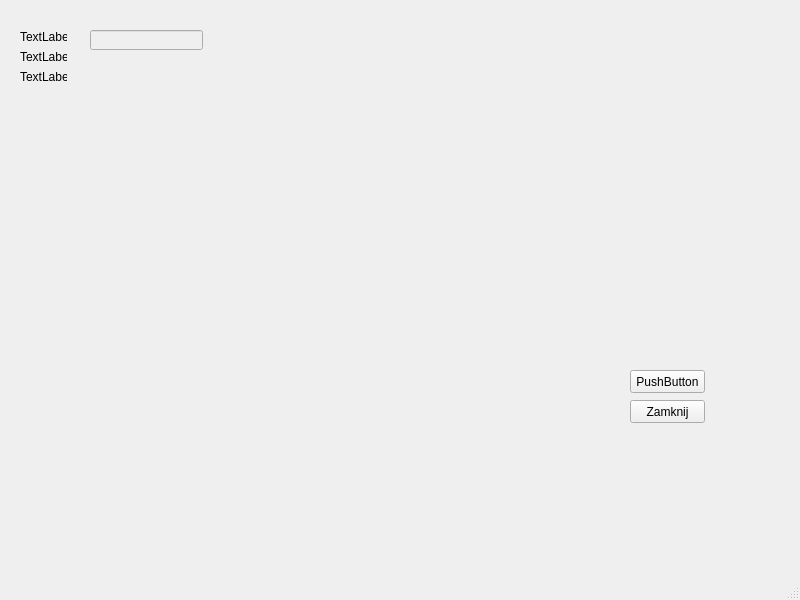
<?xml version="1.0" encoding="UTF-8"?>
<ui version="4.0">
 <class>KontrahentShow</class>
 <widget class="QMainWindow" name="KontrahentShow">
  <property name="geometry">
   <rect>
    <x>0</x>
    <y>0</y>
    <width>800</width>
    <height>600</height>
   </rect>
  </property>
  <property name="windowTitle">
   <string>MainWindow</string>
  </property>
  <widget class="QWidget" name="centralwidget">
   <widget class="QPushButton" name="pushButton">
    <property name="geometry">
     <rect>
      <x>630</x>
      <y>370</y>
      <width>75</width>
      <height>23</height>
     </rect>
    </property>
    <property name="text">
     <string>PushButton</string>
    </property>
   </widget>
   <widget class="QPushButton" name="pushButton_2">
    <property name="geometry">
     <rect>
      <x>630</x>
      <y>400</y>
      <width>75</width>
      <height>23</height>
     </rect>
    </property>
    <property name="text">
     <string>Zamknij</string>
    </property>
   </widget>
   <widget class="QLabel" name="label">
    <property name="geometry">
     <rect>
      <x>20</x>
      <y>30</y>
      <width>47</width>
      <height>13</height>
     </rect>
    </property>
    <property name="text">
     <string>TextLabel</string>
    </property>
   </widget>
   <widget class="QLabel" name="label_2">
    <property name="geometry">
     <rect>
      <x>20</x>
      <y>50</y>
      <width>47</width>
      <height>13</height>
     </rect>
    </property>
    <property name="text">
     <string>TextLabel</string>
    </property>
   </widget>
   <widget class="QLabel" name="label_3">
    <property name="geometry">
     <rect>
      <x>20</x>
      <y>70</y>
      <width>47</width>
      <height>13</height>
     </rect>
    </property>
    <property name="text">
     <string>TextLabel</string>
    </property>
   </widget>
   <widget class="QLineEdit" name="lineEdit">
    <property name="enabled">
     <bool>false</bool>
    </property>
    <property name="geometry">
     <rect>
      <x>90</x>
      <y>30</y>
      <width>113</width>
      <height>20</height>
     </rect>
    </property>
   </widget>
  </widget>
  <widget class="QMenuBar" name="menubar">
   <property name="geometry">
    <rect>
     <x>0</x>
     <y>0</y>
     <width>800</width>
     <height>21</height>
    </rect>
   </property>
  </widget>
  <widget class="QStatusBar" name="statusbar"/>
 </widget>
 <resources/>
 <connections/>
</ui>
